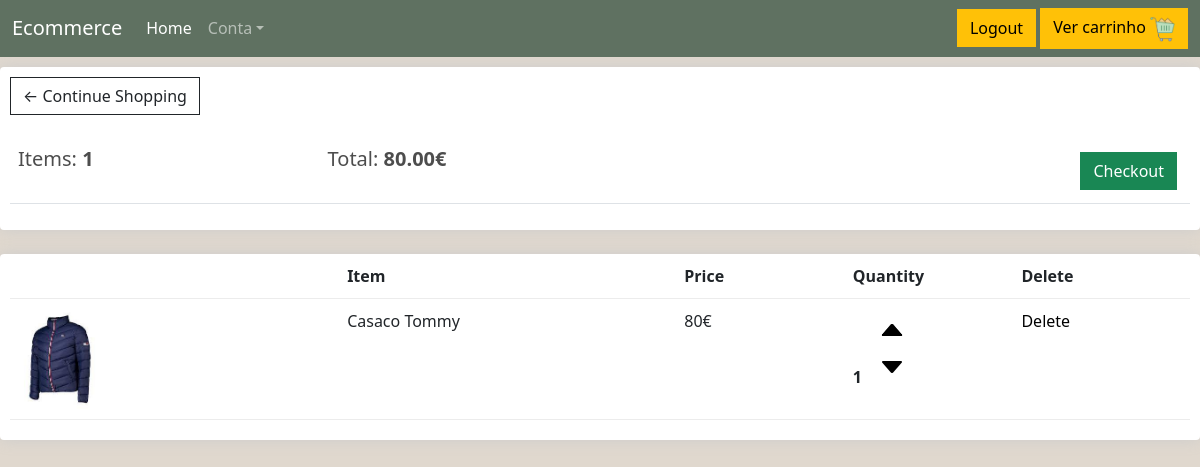
The app's page /cart/ (signed in), older data.
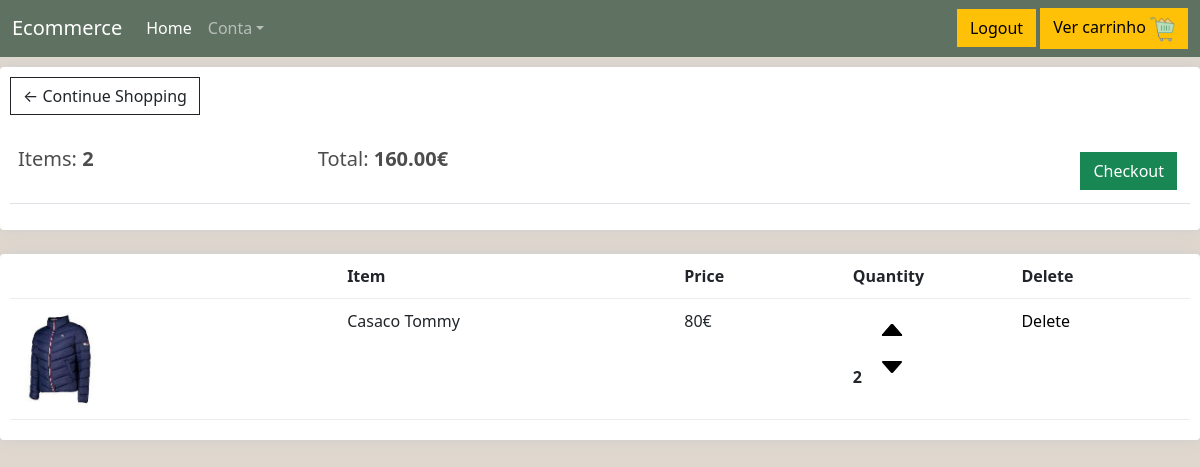
The same page, newer data.
### loja/models.py (models this page shows, shortened)
class Cart(models.Model):
    cliente = models.ForeignKey(User, on_delete=models.CASCADE)
    produtos = models.ManyToManyField(Produto, through='ProdutoCarrinho')
    def valor_carrinho(self):
        lista_produtos = self.produtos.all()
        lista_info = ProdutoCarrinho.objects.filter(carrinho=self)
        iterar=zip(lista_produtos,lista_info)
        valor=0
        for produto,info in iterar:
            valor=valor+ (produto.preco*info.quantidade)
        return valor
    def items_carrinho(self):
        lista_info = ProdutoCarrinho.objects.filter(carrinho=self)
        val=0
        for quant in lista_info:
            val+=quant.quantidade
        return val

class ProdutoCarrinho(models.Model): # <--- through model
    produto = models.ForeignKey(Produto, on_delete=models.CASCADE)
    carrinho = models.ForeignKey(Cart, on_delete=models.CASCADE)
    quantidade = models.IntegerField()

class Produto(models.Model):
    preco = models.IntegerField()
    nome = models.CharField(max_length=100)
    descricao = models.CharField(max_length=300)
    personalizavel = models.BooleanField(default=False)
    pic = models.ImageField(upload_to='images', blank=True, null=True)
    seller = models.ForeignKey(Vendedor, on_delete=models.RESTRICT)

### loja/views.py (the view)
# urls.py: path('cart/',views.cart, name="cart"),
@login_required(login_url='loja:login1')
def cart(request):
    isVendedor = Vendedor.isVendedor(request.user)
    try:
        carrinho = Cart. objects.get(cliente=request.user)
        pr = ProdutoCarrinho.objects.filter(carrinho=carrinho)
        produtos = zip(carrinho.produtos.all(), pr)
        return render(request, 'loja/cart.html', {'carrinho':carrinho ,'produtos':produtos,'isvender':isVendedor})
    except Cart.DoesNotExist:
        return render(request, 'loja/cart.html',{'isvender': isVendedor})

### loja/models.py (called while the page is built)
    def isVendedor(user):
        return Vendedor.objects.filter(who=user).exists() if (user.is_authenticated) else False

### loja/templates/loja/cart.html (shortened to what this page needs)
{% extends 'loja/main.html' %}
{% load static %}
{% block css %}
<link rel="stylesheet" type="text/css" href="{% static 'css/base.css' %}">
{% endblock css %}
{% block content %}
	<div class="row">
		<div class="col-lg-12">
			<div class="box-element">
				<a  class="btn btn-outline-dark" href="{% url 'loja:loja' %}">&#x2190; Continue Shopping</a>
				<br>
				<br>
				<table class="table">
					<tr>
						<th><h5>Items: <strong>{{ carrinho.items_carrinho }}</strong></h5></th>
						<th><h5>Total:<strong> {{carrinho.valor_carrinho |floatformat:2}}€</strong></h5></th>
						<th>
							<a  style="float:right; margin:5px;" class="btn btn-success" href="{% url 'loja:checkout' %}">Checkout</a>
						</th>
					</tr>
				</table>
			</div>
			<br>
			<div class="box-element">
				<div class="cart-row">
					<div style="flex:2"></div>
					<div style="flex:2"><strong>Item</strong></div>
					<div style="flex:1"><strong>Price</strong></div>
					<div style="flex:1"><strong>Quantity</strong></div>
					<div style="flex:1"><strong>Delete</strong></div>
				</div>
				{% for produto,info in produtos  %}
				<div class="cart-row">
					<div style="flex:2"><img class="row-image" src="{{produto.pic}}"></div>
					<div style="flex:2"><p>{{produto.nome.title}}</p></div>
					<div style="flex:1"><p> {{produto.preco}}€ </p></div>
					<div style="flex:1">
						<p class="quantity">{{info.quantidade}}</p>
						<div class="quantity">
							<a href="{% url 'loja:add_cart' produto.id %}"> <img style="width: 2em; object-fit: cover;  transform: scale(1.03);" class="chg-quantity update-cart "  src="{% static  'images/arrow-up.png' %}"> </a>
							<a href="{% url 'loja:remove_one' produto.id %}"><img style="width: 2em;" class="chg-quantity update-cart" src="{% static  'images/arrow-down.png' %}"></a>
						</div>
					</div>
					<div style="flex:1"><a href="{% url 'loja:remove_cart' produto.id %}">Delete </a></div>
				</div>
				{% endfor %}
			</div>
		</div>
	</div>
{% endblock content %}

Row changes from the older to the newer data that the page shows:
changed through a linked row, Cart: items_carrinho "1" → "2"; valor_carrinho "80.00" → "160.00"
changed through a linked row, Produto "Casaco Tommy": quantidade "1" → "2"
